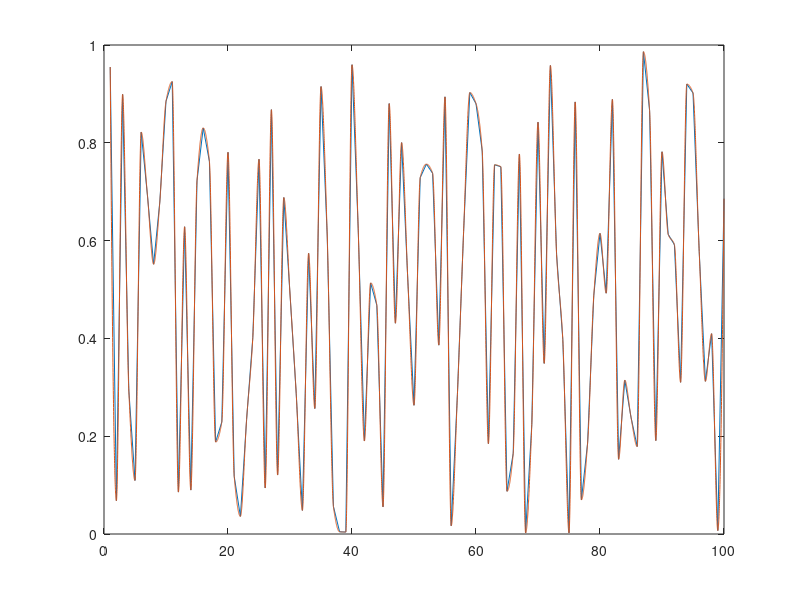

Reproduce this figure in MATLAB.
clc;clear;

% matpath="C:\Users\hayashide\Desktop\kazu_ws\sotsuron_simulator\matlab_ws\230111\results\230115_constraint\230115_095850_1e3times_true\230115_095850_.mat"
% load(matpath)

% J=objF_pdf(t,z,u,env,rbt,hmn,sns);

% [1,0]>0 & [1,1]>0
% %161を最後に突如0

t=1:1:100
interp_t=1:0.01:100
v=rand([1 100])
interp_v=interp1(t,v,interp_t,'pchip')
plot(t,v)
hold on
plot(interp_t,interp_v)
